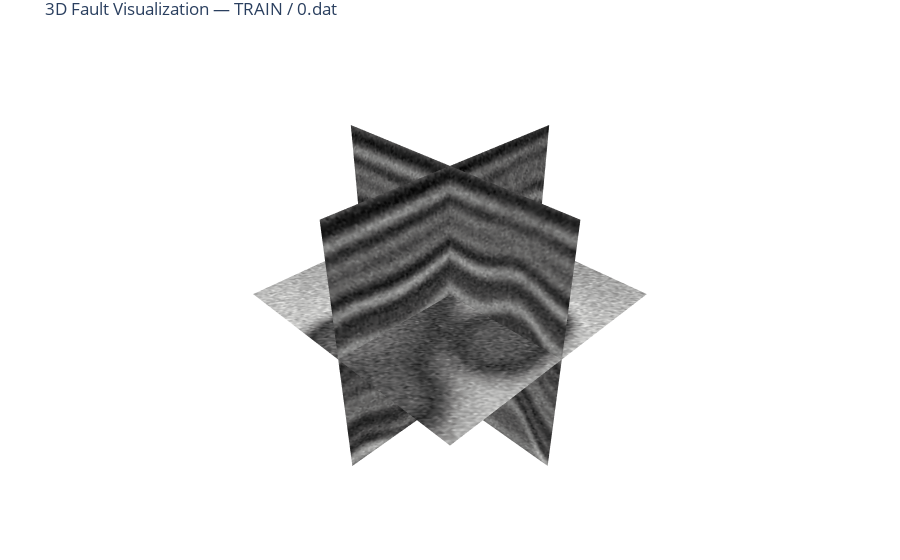
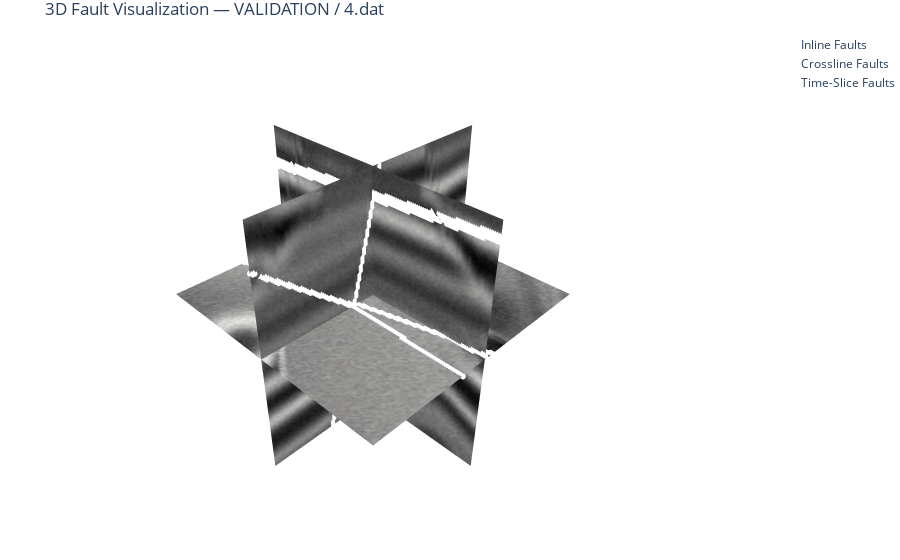

Notebook code for these charts, in order:
### Code cell
# PARAMETERS
cube_size = 128  # Adjust as needed
mask_mode = 0    # 0 = binary masks; 1 = multiclass
base_out = "/Users/roderickperez/Documents/DS_Projects/faultSegm/faultSeg_Wu_2019_Keras/output"

# Normalization helper
def normalize(v):
    return ((v - v.min()) / (v.max() - v.min()) * 255).astype(np.uint8)

# Fault plotting function
def plot_fault_points(fig, slice_mask, axis_index, slice_type, color, label, nx, ny, nz):
    if slice_type == "inline":
        ks, js = np.where(slice_mask)
        fig.add_trace(go.Scatter3d(
            x=np.full_like(ks, axis_index),
            y=js,
            z=nz - 1 - ks,
            mode='markers',
            marker=dict(color=color, size=2, opacity=1),
            name=label
        ))
    elif slice_type == "crossline":
        ks, is_ = np.where(slice_mask)
        fig.add_trace(go.Scatter3d(
            x=is_,
            y=np.full_like(is_, axis_index),
            z=nz - 1 - ks,
            mode='markers',
            marker=dict(color=color, size=2, opacity=1),
            name=label
        ))
    elif slice_type == "timeslice":
        is_, js = np.where(slice_mask)
        fig.add_trace(go.Scatter3d(
            x=is_,
            y=js,
            z=np.full_like(is_, axis_index),
            mode='markers',
            marker=dict(color=color, size=2, opacity=1),
            name=label
        ))

# Loop over splits
for split in ["train", "validation"]:
    seismic_dir = os.path.join(base_out, split, "seis")
    mask_dir = os.path.join(base_out, split, "fault")

    if not (os.path.exists(seismic_dir) and os.path.exists(mask_dir)):
        print(f"[{split}] Skipping: directories not found.")
        continue

    files = sorted(set(os.listdir(seismic_dir)).intersection(os.listdir(mask_dir)))
    if not files:
        print(f"[{split}] No files to visualize.")
        continue

    selected_file = random.choice([f for f in files if f.endswith((".npy", ".dat"))])
    print(f"[{split}] Selected file: {selected_file}")

    # Load data
    seismic_path = os.path.join(seismic_dir, selected_file)
    mask_path = os.path.join(mask_dir, selected_file)

    if selected_file.endswith(".npy"):
        seismic = np.load(seismic_path)
        mask = np.load(mask_path)
    else:
        seismic = np.fromfile(seismic_path, dtype=np.float32).reshape((cube_size, cube_size, cube_size))
        mask = np.fromfile(mask_path, dtype=np.uint8).reshape((cube_size, cube_size, cube_size))

    nx, ny, nz = seismic.shape

    # Slices
    inline     = seismic[nx//2,:,:].T
    crossline  = seismic[:,ny//2,:].T
    timeslice  = seismic[:,:,nz//2]

    inline_m   = mask[nx//2,:,:].T
    cross_m    = mask[:,ny//2,:].T
    timeslice_m= mask[:,:,nz//2]

    inline_norm    = normalize(inline)
    crossline_norm = normalize(crossline)
    timeslice_norm = normalize(timeslice)

    # Create 3D figure
    fig = go.Figure()

    # Seismic surfaces
    fig.add_trace(go.Surface(
        z=np.tile(np.arange(nz)[::-1], (ny, 1)).T,
        x=np.full((nz, ny), nx//2),
        y=np.tile(np.arange(ny), (nz, 1)),
        surfacecolor=inline_norm,
        colorscale="Gray",
        showscale=False,
        opacity=1
    ))
    fig.add_trace(go.Surface(
        z=np.tile(np.arange(nz)[::-1], (nx, 1)).T,
        x=np.tile(np.arange(nx), (nz, 1)),
        y=np.full((nz, nx), ny//2),
        surfacecolor=crossline_norm,
        colorscale="Gray",
        showscale=False,
        opacity=1
    ))
    fig.add_trace(go.Surface(
        z=np.full((ny, nx), nz//2),
        x=np.tile(np.arange(nx), (ny, 1)),
        y=np.tile(np.arange(ny).reshape(-1,1), (1, nx)),
        surfacecolor=np.rot90(timeslice_norm, k=-1),
        colorscale="Gray",
        showscale=False,
        opacity=1
    ))

    # Fault overlays
    if mask_mode == 0:
        plot_fault_points(fig, inline_m==1, nx//2, "inline", "white", "Inline Faults", nx, ny, nz)
        plot_fault_points(fig, cross_m==1, ny//2, "crossline", "white", "Crossline Faults", nx, ny, nz)
        plot_fault_points(fig, timeslice_m==1, nz//2, "timeslice", "white", "Time-Slice Faults", nx, ny, nz)
    elif mask_mode == 1:
        plot_fault_points(fig, inline_m==1, nx//2, "inline", "green", "Inline Normal Faults", nx, ny, nz)
        plot_fault_points(fig, inline_m==2, nx//2, "inline", "purple", "Inline Inverse Faults", nx, ny, nz)
        plot_fault_points(fig, cross_m==1, ny//2, "crossline", "green", "Crossline Normal Faults", nx, ny, nz)
        plot_fault_points(fig, cross_m==2, ny//2, "crossline", "purple", "Crossline Inverse Faults", nx, ny, nz)
        plot_fault_points(fig, timeslice_m==1, nz//2, "timeslice", "green", "Time-Slice Normal Faults", nx, ny, nz)
        plot_fault_points(fig, timeslice_m==2, nz//2, "timeslice", "purple", "Time-Slice Inverse Faults", nx, ny, nz)

    # Layout
    fig.update_layout(
        title=f"3D Fault Visualization — {split.upper()} / {selected_file}",
        scene=dict(
            xaxis=dict(visible=False),
            yaxis=dict(visible=False),
            zaxis=dict(visible=False),
            aspectmode="data"
        ),
        margin=dict(l=0, r=0, t=30, b=0)
    )

    fig.show()

### Figure 1 — Plotly figure (JSON) as saved in the notebook; plotly's stock layout.template omitted (floating-point values rounded to 4 significant figures; data arrays with more than 128 entries replaced by an {"elided": "..."} marker saying what was removed)
{"data": [{"colorscale": [[0, "rgb(0, 0, 0)"], [0.09091, "rgb(16, 16, 16)"], [0.1818, "rgb(38, 38, 38)"], [0.2727, "rgb(59, 59, 59)"], [0.3636, "rgb(81, 80, 80)"], [0.4545, "rgb(102, 101, 101)"], [0.5455, "rgb(124, 123, 122)"], [0.6364, "rgb(146, 146, 145)"], [0.7273, "rgb(171, 171, 170)"], [0.8182, "rgb(197, 197, 195)"], [0.9091, "rgb(224, 224, 223)"], [1, "rgb(254, 254, 253)"]], "opacity": 1, "showscale": false, "surfacecolor": {"elided": "128x128 int values"}, "type": "surface", "x": {"elided": "128x128 int values"}, "y": {"elided": "128x128 int values"}, "z": {"elided": "128x128 int values"}}, {"colorscale": [[0, "rgb(0, 0, 0)"], [0.09091, "rgb(16, 16, 16)"], [0.1818, "rgb(38, 38, 38)"], [0.2727, "rgb(59, 59, 59)"], [0.3636, "rgb(81, 80, 80)"], [0.4545, "rgb(102, 101, 101)"], [0.5455, "rgb(124, 123, 122)"], [0.6364, "rgb(146, 146, 145)"], [0.7273, "rgb(171, 171, 170)"], [0.8182, "rgb(197, 197, 195)"], [0.9091, "rgb(224, 224, 223)"], [1, "rgb(254, 254, 253)"]], "opacity": 1, "showscale": false, "surfacecolor": {"elided": "128x128 int values"}, "type": "surface", "x": {"elided": "128x128 int values"}, "y": {"elided": "128x128 int values"}, "z": {"elided": "128x128 int values"}}, {"colorscale": [[0, "rgb(0, 0, 0)"], [0.09091, "rgb(16, 16, 16)"], [0.1818, "rgb(38, 38, 38)"], [0.2727, "rgb(59, 59, 59)"], [0.3636, "rgb(81, 80, 80)"], [0.4545, "rgb(102, 101, 101)"], [0.5455, "rgb(124, 123, 122)"], [0.6364, "rgb(146, 146, 145)"], [0.7273, "rgb(171, 171, 170)"], [0.8182, "rgb(197, 197, 195)"], [0.9091, "rgb(224, 224, 223)"], [1, "rgb(254, 254, 253)"]], "opacity": 1, "showscale": false, "surfacecolor": {"elided": "128x128 int values"}, "type": "surface", "x": {"elided": "128x128 int values"}, "y": {"elided": "128x128 int values"}, "z": {"elided": "128x128 int values"}}, {"marker": {"color": "white", "opacity": 1, "size": 2}, "mode": "markers", "name": "Inline Faults", "type": "scatter3d", "x": [], "y": [], "z": []}, {"marker": {"color": "white", "opacity": 1, "size": 2}, "mode": "markers", "name": "Crossline Faults", "type": "scatter3d", "x": [], "y": [], "z": []}, {"marker": {"color": "white", "opacity": 1, "size": 2}, "mode": "markers", "name": "Time-Slice Faults", "type": "scatter3d", "x": [], "y": [], "z": []}], "layout": {"margin": {"b": 0, "l": 0, "r": 0, "t": 30}, "scene": {"aspectmode": "data", "xaxis": {"visible": false}, "yaxis": {"visible": false}, "zaxis": {"visible": false}}, "title": {"text": "3D Fault Visualization — TRAIN / 0.dat"}}}

### Figure 2 — Plotly figure (JSON) as saved in the notebook; plotly's stock layout.template omitted (floating-point values rounded to 4 significant figures; data arrays with more than 128 entries replaced by an {"elided": "..."} marker saying what was removed)
{"data": [{"colorscale": [[0, "rgb(0, 0, 0)"], [0.09091, "rgb(16, 16, 16)"], [0.1818, "rgb(38, 38, 38)"], [0.2727, "rgb(59, 59, 59)"], [0.3636, "rgb(81, 80, 80)"], [0.4545, "rgb(102, 101, 101)"], [0.5455, "rgb(124, 123, 122)"], [0.6364, "rgb(146, 146, 145)"], [0.7273, "rgb(171, 171, 170)"], [0.8182, "rgb(197, 197, 195)"], [0.9091, "rgb(224, 224, 223)"], [1, "rgb(254, 254, 253)"]], "opacity": 1, "showscale": false, "surfacecolor": {"elided": "128x128 int values"}, "type": "surface", "x": {"elided": "128x128 int values"}, "y": {"elided": "128x128 int values"}, "z": {"elided": "128x128 int values"}}, {"colorscale": [[0, "rgb(0, 0, 0)"], [0.09091, "rgb(16, 16, 16)"], [0.1818, "rgb(38, 38, 38)"], [0.2727, "rgb(59, 59, 59)"], [0.3636, "rgb(81, 80, 80)"], [0.4545, "rgb(102, 101, 101)"], [0.5455, "rgb(124, 123, 122)"], [0.6364, "rgb(146, 146, 145)"], [0.7273, "rgb(171, 171, 170)"], [0.8182, "rgb(197, 197, 195)"], [0.9091, "rgb(224, 224, 223)"], [1, "rgb(254, 254, 253)"]], "opacity": 1, "showscale": false, "surfacecolor": {"elided": "128x128 int values"}, "type": "surface", "x": {"elided": "128x128 int values"}, "y": {"elided": "128x128 int values"}, "z": {"elided": "128x128 int values"}}, {"colorscale": [[0, "rgb(0, 0, 0)"], [0.09091, "rgb(16, 16, 16)"], [0.1818, "rgb(38, 38, 38)"], [0.2727, "rgb(59, 59, 59)"], [0.3636, "rgb(81, 80, 80)"], [0.4545, "rgb(102, 101, 101)"], [0.5455, "rgb(124, 123, 122)"], [0.6364, "rgb(146, 146, 145)"], [0.7273, "rgb(171, 171, 170)"], [0.8182, "rgb(197, 197, 195)"], [0.9091, "rgb(224, 224, 223)"], [1, "rgb(254, 254, 253)"]], "opacity": 1, "showscale": false, "surfacecolor": {"elided": "128x128 int values"}, "type": "surface", "x": {"elided": "128x128 int values"}, "y": {"elided": "128x128 int values"}, "z": {"elided": "128x128 int values"}}, {"marker": {"color": "white", "opacity": 1, "size": 2}, "mode": "markers", "name": "Inline Faults", "type": "scatter3d", "x": {"elided": "678 int values"}, "y": {"elided": "678 int values"}, "z": {"elided": "678 int values"}}, {"marker": {"color": "white", "opacity": 1, "size": 2}, "mode": "markers", "name": "Crossline Faults", "type": "scatter3d", "x": {"elided": "292 int values"}, "y": {"elided": "292 int values"}, "z": {"elided": "292 int values"}}, {"marker": {"color": "white", "opacity": 1, "size": 2}, "mode": "markers", "name": "Time-Slice Faults", "type": "scatter3d", "x": {"elided": "333 int values"}, "y": {"elided": "333 int values"}, "z": {"elided": "333 int values"}}], "layout": {"margin": {"b": 0, "l": 0, "r": 0, "t": 30}, "scene": {"aspectmode": "data", "xaxis": {"visible": false}, "yaxis": {"visible": false}, "zaxis": {"visible": false}}, "title": {"text": "3D Fault Visualization — VALIDATION / 4.dat"}}}
